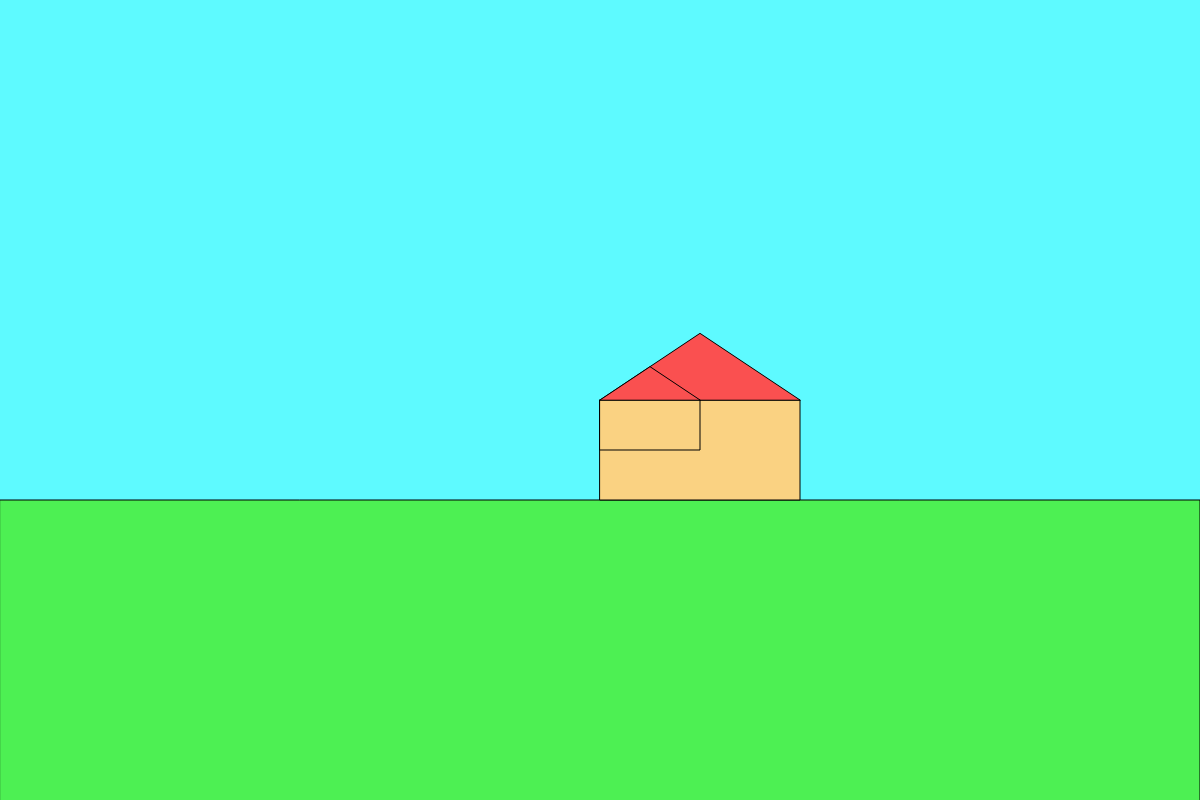
Frame 1 (no input)
Frame 60 (no input): identical to frame 1, image omitted
Frame 120 (the mouse pressed at the canvas centre since frame 60): identical to frame 1, image omitted

The p5.js sketch that drew this single still picture (run headless with seeded random() and noise() and a simulated clock; from frame 60 on, the mouse is pressed at the canvas centre):

// p5.js sketch
// ── sketch.js
// 3/8/19
function setup() {
  // create a createCanvas
  createCanvas(1200,800)
}

function draw() {
  var houseWidth = 200;
  var houseWidth2= 100;

//create background and grass
  background(94, 250, 255);
  fill(77, 240, 83);
  rect(0,500,1200,700);
//create first house
  fill(250, 210, 130);
  rect(width/2, height/2, houseWidth, houseWidth/2);
  fill(250, 80, 80);
  triangle(width/2, height/2, width/2+houseWidth/2, height/2-houseWidth/3, width/2+houseWidth, height/2);

//create second house
  fill(250, 210, 130);
  rect(width/2, height/2, houseWidth2, houseWidth2/2);
  fill(250, 80, 80);
  triangle(width/2, height/2, width/2+houseWidth2/2, height/2-houseWidth2/3, width/2+houseWidth2, height/2);
}
